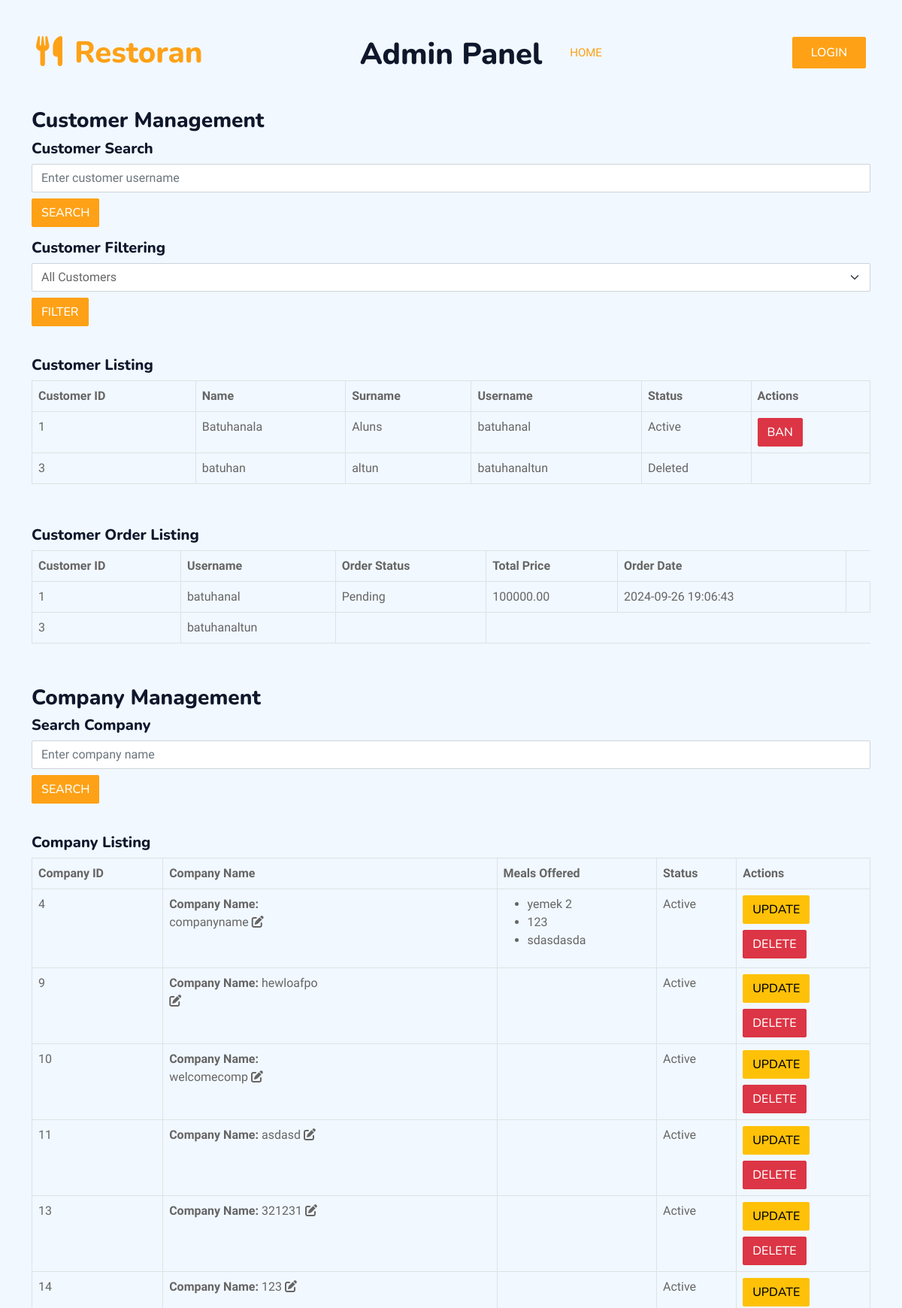
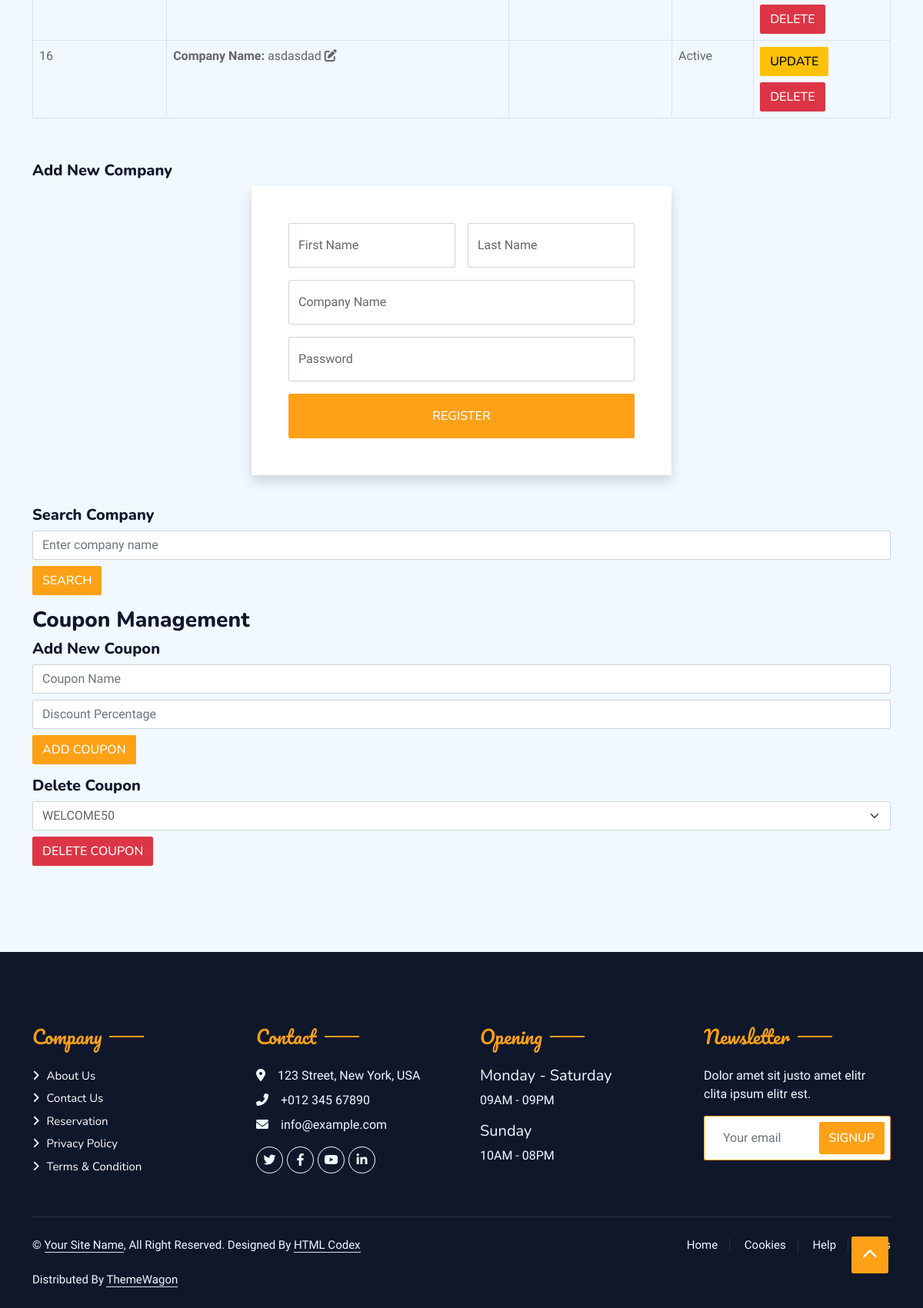
The app's page /php/adminpanel.php with its own data (2 pictures, top to bottom).
### tables this page shows
CREATE TABLE `users` (
  `id` int NOT NULL AUTO_INCREMENT,
  `company_id` int DEFAULT NULL,
  `rolee` varchar(45) NOT NULL,
  `fname` varchar(45) NOT NULL,
  `surname` varchar(45) NOT NULL,
  `username` varchar(45) NOT NULL,
  `passwd` varchar(255) NOT NULL,
  `balance` decimal(15,2) NOT NULL DEFAULT '5000.00',
  `created_at` timestamp NULL DEFAULT CURRENT_TIMESTAMP,
  `deleted_at` datetime DEFAULT NULL,
  `is_admin` int NOT NULL DEFAULT '0',
  `pp_path` varchar(255) DEFAULT NULL,
  `deleted` int DEFAULT '0',
  PRIMARY KEY (`id`),
  UNIQUE KEY `username_UNIQUE` (`username`)
);

CREATE TABLE `orders` (
  `id` int NOT NULL AUTO_INCREMENT,
  `user_id` int NOT NULL,
  `order_date` datetime DEFAULT CURRENT_TIMESTAMP,
  `total_price` decimal(10,2) NOT NULL,
  `status` enum('Pending','Processing','Completed','Cancelled') DEFAULT 'Pending',
  `notes` text,
  `res_id` int DEFAULT NULL,
  PRIMARY KEY (`id`),
  KEY `user_id` (`user_id`),
  CONSTRAINT `orders_ibfk_1` FOREIGN KEY (`user_id`) REFERENCES `users` (`id`)
);

CREATE TABLE `meals` (
  `id` int NOT NULL AUTO_INCREMENT,
  `res_id` int NOT NULL,
  `company_id` int NOT NULL,
  `meal_des` varchar(255) NOT NULL,
  `meal_price` decimal(10,2) NOT NULL,
  `meal_name` varchar(45) NOT NULL,
  `meal_logo` varchar(255) DEFAULT './uploaded_files/Default_pfp.jpg',
  `meal_discount` decimal(11,0) NOT NULL DEFAULT '0',
  PRIMARY KEY (`id`)
);

### php/adminpanel.php (the view, shortened to what the rows shown need)
<?php
include "functions/functions.php";
if(isset($_GET['customer_name'])){
    $query = $_GET['customer_name'];
    $customers = searchcustomer($query);
}elseif(isset($_GET['customerfilter']) ){
    $query = $_GET['customerfilter'];
    $customers = filtercustomer($query);
}
else{
    $customers = getCustomers();
}
if(isset($_GET['company_name'])){
    $query = $_GET['company_name'];
    $companies = searchcompanies($query);
} else{
    $companies = getCompanies();
}
?>
<!DOCTYPE html>
<html lang="en">
<head>
    <link href="https://cdnjs.cloudflare.com/ajax/libs/font-awesome/5.10.0/css/all.min.css" rel="stylesheet">
    <link href="https://cdn.jsdelivr.net/npm/bootstrap-icons@1.4.1/font/bootstrap-icons.css" rel="stylesheet">
    <link href="lib/animate/animate.min.css" rel="stylesheet">
    <link href="lib/owlcarousel/assets/owl.carousel.min.css" rel="stylesheet">
    <link href="lib/tempusdominus/css/tempusdominus-bootstrap-4.min.css" rel="stylesheet" />
    <link href="css/bootstrap.min.css" rel="stylesheet">
    <link href="css/style.css" rel="stylesheet">
    <link rel="stylesheet" href="css/bootstrap.min.css">
    <link rel="stylesheet" href="css/style.css">
    <link rel="stylesheet" href="https://cdnjs.cloudflare.com/ajax/libs/font-awesome/6.0.0-beta3/css/all.min.css">
</head>
<body>
    <div class="container-xxl py-5">
        <div class="container">
            <div class="text-center">
                <h1 class="mb-5">Admin Panel</h1>
            </div>
            <div class="row g-4">
            <nav class="navbar navbar-expand-lg navbar-dark bg-dark px-4 px-lg-5 py-3 py-lg-0">
                <a href="index.php" class="navbar-brand p-0">
                    <h1 class="text-primary m-0"><i class="fa fa-utensils me-3"></i>Restoran</h1>
                </a>
            </nav>
                    <div class="mb-3">
                        <table class="table table-bordered">
                            <thead>
                                <tr>
                                    <th>Customer ID</th>
                                    <th>Name</th>
                                    <th>Surname</th>
                                    <th>Username</th>
                                    <th>Status</th>
                                    <th>Actions</th>
                                </tr>
                            </thead>
                            <tbody>
                                <?php foreach ($customers as $customer): ?>
                                <tr>
                                    <td><?php echo $customer['id']; ?></td>
                                    <td><?php echo $customer['fname']; ?></td>
                                    <td><?php echo $customer['surname']; ?></td>
                                    <td><?php echo $customer['username']; ?></td>
                                    <td><?php echo $customer['deleted'] ? 'Deleted' : 'Active'; ?></td>
                                    <td>
                                        <?php if (!$customer['deleted']): ?>
                                        <form action="banCustomer.php" method="POST">
                                            <button type="submit" class="btn btn-danger">Ban</button>
                                        </form>
                                        <?php endif; ?>
                                    </td>
                                </tr>
                                <?php endforeach; ?>
                            </tbody>
                        </table>
                    </div>
                    <div class="mb-3">
                        <table class="table table-bordered">
                            <thead>
                                <tr>
                                    <th>Customer ID</th>
                                    <th>Username</th>
                                    <th>Order Status</th>
                                    <th>Total Price</th>
                                    <th>Order Date</th>
                                </tr>
                            </thead>
                            <tbody>
                                <?php foreach ($customers as $customer): ?>
                                <tr>
                                    <td><?php echo $customer['id']; ?></td>
                                    <td><?php echo $customer['username']; ?></td>
                                    <?php $orders = getAllPendingOrdersForUser($customer['id'])?>
                                    <?php foreach ($orders as $order): ?>
                                        <td><?php echo $order['status']; ?></td>
                                        <td><?php echo $order['total_price']; ?></td>
                                        <td><?php echo $order['order_date']; ?></td>
                                        <?php endforeach; ?>
                                    <td>
                                    </td>
                                </tr>
                                <?php endforeach; ?>
                            </tbody>
                        </table>
                    </div>
                <div class="mb-3">
                    <table class="table table-bordered">
                        <thead>
                            <tr>
                                <th>Company ID</th>
                                <th>Company Name</th>
                                <th>Meals Offered</th>
                                <th>Status</th>
                                <th>Actions</th>
                            </tr>
                        </thead>
                        <tbody>
                            <?php foreach ($companies as $company): ?>
                            <tr>
                                <td><?php echo $company['id']; ?></td>
                                <td>
                                <div class="col-md-6">
                                    <div class="profile-info">
                                        <form action="updateCompany.php" method="post" enctype = "multipart/form-data">
                                        <strong>Company Name:</strong>
                                        <span id="company-name-display"><?php echo $company['username']; ?></span>
                                        <i class="edit-icon fas fa-edit" onclick="enableEdit('company-name')"></i>
                                    </div>
                                </div>
                                </td>
                                <td>
                                    <ul>
                                        <?php $meals = getMealData($company['id'])?>
                                        <?php foreach ($meals as $meal): ?>
                                        <li><?php echo $meal['meal_name']; ?></li>
                                        <?php endforeach; ?>
                                    </ul>
                                </td>
                                <td><?php echo $company['deleted'] ? 'Deleted' : 'Active'; ?></td>
                                <td>
                                    <button value="<?php echo $company['id']; ?>"  name ="company_id" type="submit" class="btn btn-warning">Update</button>
                                    <?php if (!$company['deleted']): ?>
                                    <form action="banCustomer.php" method="POST">
                                        <button type="submit" class="btn btn-danger mt-2">Delete</button>
                                    </form>
                                    <?php endif; ?>
                                </td>
                            </tr>
                            <?php endforeach; ?>
                        </tbody>
                    </table>
                </div>
                </div>
            </div>
        </div>
</body>
</html>

### records on screen
users: id "1", fname "Batuhanala", surname "Aluns", username "batuhanal", deleted "Active"
users: id "3", fname "batuhan", surname "altun", username "batuhanaltun", deleted "Deleted"
orders: status "Pending", total_price "100000.00", order_date "2024-09-26 19:06:43"
users: id "4", username "companyname", deleted "Active"
meals: meal_name "yemek 2"
meals: meal_name "123"
meals: meal_name "sdasdasda"
users: id "9", username "hewloafpo", deleted "Active"
users: id "10", username "welcomecomp", deleted "Active"
users: id "11", username "asdasd", deleted "Active"
users: id "13", username "321231", deleted "Active"
users: id "14", username "123", deleted "Active"
users: id "16", username "asdasdad", deleted "Active"

### other values on screen
form field coupon_id "WELCOME50"
